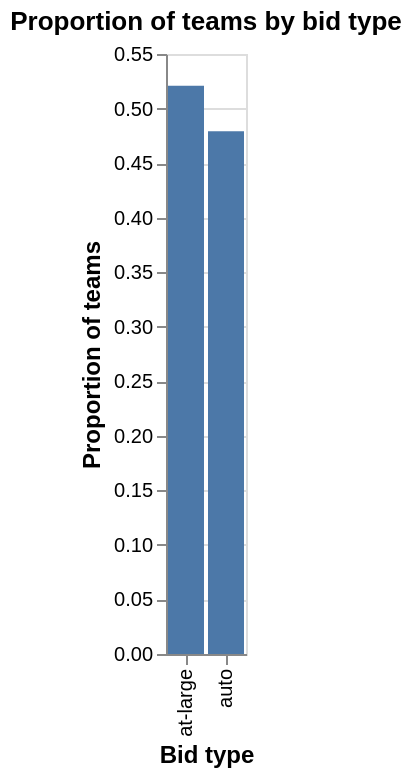

The notebook cell saved with this chart:
### Code cell
bid_prop = womens_tidy["bid"].value_counts(normalize=True).reset_index()
bid_bar = alt.Chart(
    bid_prop, title="Proportion of teams by bid type"
).mark_bar().encode(
    x=alt.X("bid").title("Bid type"),
    y=alt.Y("proportion").title("Proportion of teams")
).configure_axis(titleFontSize=12)
bid_bar

### Figure 1 — Vega-Lite specification as saved in the notebook (floating-point values rounded to 4 significant figures)
{"config": {"view": {"continuousWidth": 300, "continuousHeight": 300}, "axis": {"titleFontSize": 12}}, "data": {"name": "data-1490eabd7541241b3ff0880e79f34222"}, "mark": {"type": "bar"}, "encoding": {"x": {"field": "bid", "title": "Bid type", "type": "nominal"}, "y": {"field": "proportion", "title": "Proportion of teams", "type": "quantitative"}}, "title": "Proportion of teams by bid type", "$schema": "https://vega.github.io/schema/vega-lite/v5.20.1.json", "datasets": {"data-1490eabd7541241b3ff0880e79f34222": [{"bid": "at-large", "proportion": 0.5209}, {"bid": "auto", "proportion": 0.4791}]}}
